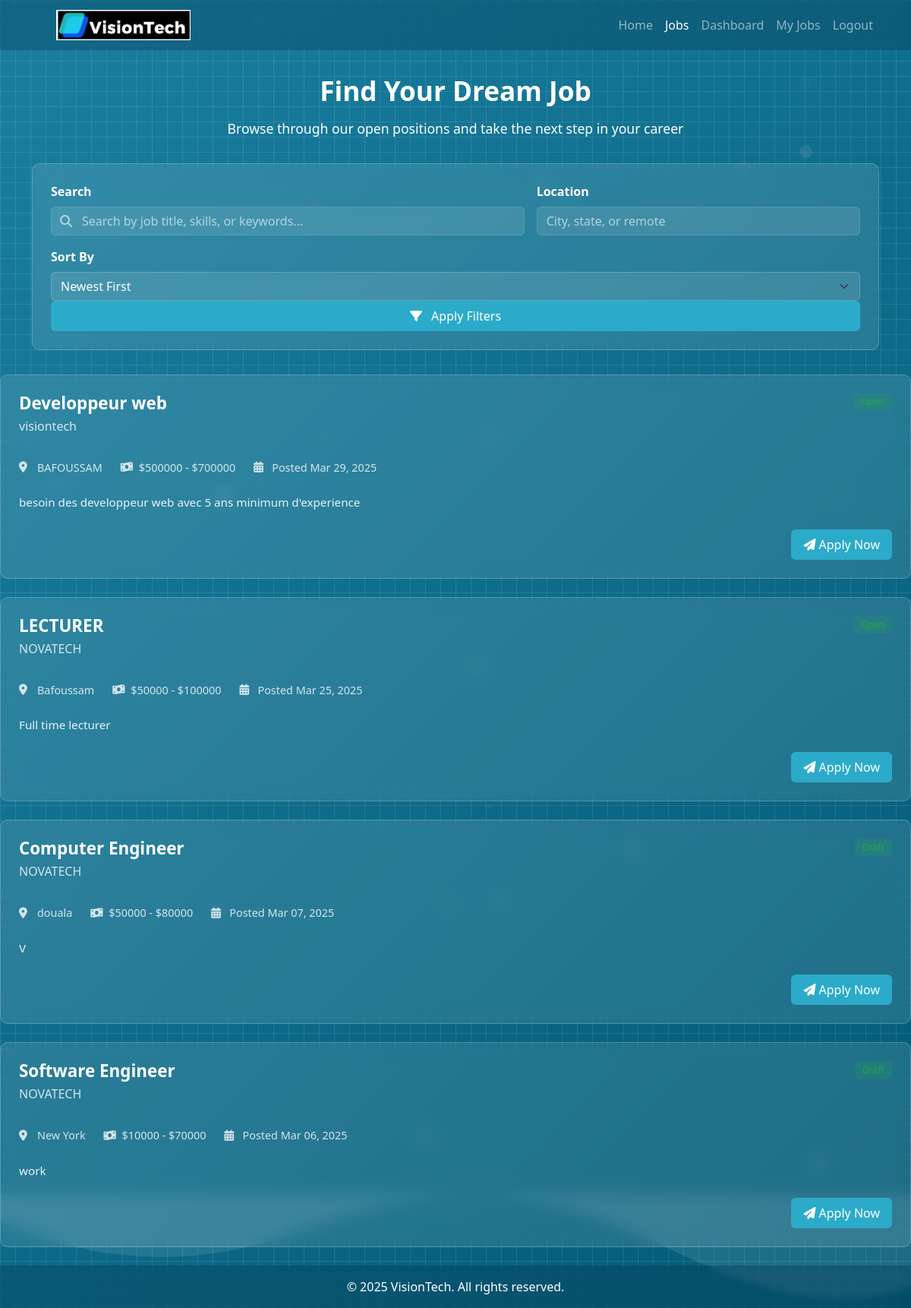
/jobs/list/ (signed in), run on the app's committed database.
### jobs/models.py (models this page shows, shortened)
class Job(models.Model):
    STATUS_CHOICES = (
        ('open', 'Open'),
        ('closed', 'Closed'),
        ('draft', 'Draft'),
    )
    title = models.CharField(max_length=255)
    description = models.TextField()
    hirer = models.ForeignKey(User, on_delete=models.CASCADE, related_name='jobs')
    location = models.CharField(max_length=255)
    created_at = models.DateTimeField(auto_now_add=True)
    updated_at = models.DateTimeField(auto_now=True)
    salary_min = models.PositiveIntegerField(null=True, blank=True)
    salary_max = models.PositiveIntegerField(null=True, blank=True)
    requirements = models.TextField(blank=True)
    status = models.CharField(max_length=10, choices=STATUS_CHOICES, default='open')

### accounts/models.py (models this page shows, shortened)
class User(AbstractUser):
    USER_TYPE_CHOICES = (
        ('hirer', 'Hirer'),
        ('candidate', 'Candidate'),
    )
    user_type = models.CharField(max_length=10, choices=USER_TYPE_CHOICES)
    email = models.EmailField(unique=True)
    objects = CustomUserManager()

class HirerProfile(models.Model):
    user = models.OneToOneField(User, on_delete=models.CASCADE, related_name='hirer_profile')
    company_name = models.CharField(max_length=255)
    address = models.TextField()

### jobs/views.py (the view)
# urls.py: path('list/', views.job_list, name='job_list'),
@login_required
def job_list(request):
    search_query = request.GET.get('q', '')
    location_filter = request.GET.get('location', '')
    sort_by = request.GET.get('sort', 'newest')
    jobs = Job.objects.all()
    if search_query:
        jobs = jobs.filter(
            Q(title__icontains=search_query) |
            Q(description__icontains=search_query) |
            Q(requirements__icontains=search_query)
        )
    if location_filter:
        jobs = jobs.filter(location__icontains=location_filter)
    if sort_by == 'newest':
        jobs = jobs.order_by('-created_at')
    elif sort_by == 'oldest':
        jobs = jobs.order_by('created_at')
    elif sort_by == 'salary_high':
        jobs = jobs.order_by('-salary_max', '-salary_min')
    elif sort_by == 'salary_low':
        jobs = jobs.order_by('salary_min', 'salary_max')
    return render(request, 'job_list.html', {'jobs': jobs})

### Templates/job_list.html (shortened to what this page needs)
<!DOCTYPE html>
<html lang="en">
<head>
    {% load static %}
    <link href="https://cdn.jsdelivr.net/npm/bootstrap@5.3.0/dist/css/bootstrap.min.css" rel="stylesheet">
    <link href="https://cdnjs.cloudflare.com/ajax/libs/font-awesome/6.4.0/css/all.min.css" rel="stylesheet">
</head>
<body>
    <div class="grid-background"></div>
    <div class="dots" id="dots"></div>
    <nav class="navbar navbar-expand-lg navbar-dark">
        <div class="container">
            <a class="navbar-brand" href="{% url 'home' %}">
                <div class="d-flex align-items-center">
                     <a class="navbar-brand" href="{% url 'home' %}">
                <img src="{% static 'image/logoVisionTech.jpg' %}" alt="LogoVisionTech">
            </a>
                </div>
            </a>
            <div class="collapse navbar-collapse" id="navbarNav">
                <ul class="navbar-nav ms-auto">
                    <li class="nav-item">
                        <a class="nav-link" href="{% url 'home' %}">Home</a>
                    </li>
                    <li class="nav-item">
                        <a class="nav-link active" href="{% url 'job_list' %}">Jobs</a>
                    </li>
                    {% if user.is_authenticated %}
                        {% if user.user_type == 'candidate' %}
                        <li class="nav-item">
                            <a class="nav-link" href="{% url 'candidate_dashboard' %}">Dashboard</a>
                        </li>
                        <li class="nav-item">
                            <a class="nav-link" href="{% url 'candidate_applications' %}">My Applications</a>
                        </li>
                        {% elif user.user_type == 'hirer' %}
                        <li class="nav-item">
                            <a class="nav-link" href="{% url 'hirer_dashboard' %}">Dashboard</a>
                        </li>
                        <li class="nav-item">
                            <a class="nav-link" href="{% url 'hirer_jobs' %}">My Jobs</a>
                        </li>
                        {% endif %}
                        <li class="nav-item">
                            <a class="nav-link" href="{% url 'logout' %}">Logout</a>
                        </li>
                    {% endif %}
                </ul>
            </div>
        </div>
    </nav>
    <div class="container mt-4">
        <h1 class="heading">Find Your Dream Job</h1>
        <p class="subheading">Browse through our open positions and take the next step in your career</p>
        <div class="filters-container">
            <form method="get" action="{% url 'job_list' %}">
                <div class="filter-row">
                    <div class="filter-group search-container">
                        <label for="search" class="filter-label">Search</label>
                        <div class="position-relative">
                            <span class="search-icon">
                                <i class="fas fa-search"></i>
                            </span>
                            <input type="text" class="form-control search-input" id="search" name="q" placeholder="Search by job title, skills, or keywords..." value="{{ search_query }}">
                        </div>
                    </div>
                    <div class="filter-group">
                        <label for="location" class="filter-label">Location</label>
                        <input type="text" class="form-control" id="location" name="location" placeholder="City, state, or remote" value="{{ location_filter }}">
                    </div>
                </div>
                    <div class="filter-group">
                        <label for="sort" class="filter-label">Sort By</label>
                        <select class="form-select" id="sort" name="sort">
                            <option value="newest" {% if sort_by == 'newest' or not sort_by %}selected{% endif %}>Newest First</option>
                        </select>
                    </div>
                    <div class="filter-group d-flex align-items-end">
                        <button type="submit" class="btn btn-primary w-100">
                            <i class="fas fa-filter me-2"></i> Apply Filters
                        </button>
                    </div>
                </div>
        </div>
        {% if jobs %}
            <div class="job-listings">
                {% for job in jobs %}
                <div class="job-card">
                    <div class="job-header">
                        <div>
                            <h2 class="job-title">{{ job.title }}</h2>
                            <p class="company-name">{{ job.hirer.hirer_profile.company_name }}</p>
                        </div>
                        {% if job.status %}
                        <span class="badge badge-open">{{ job.status|title }}</span>
                        {% endif %}
                    </div>
                    <div class="job-details">
                        <div class="job-detail">
                            <i class="fas fa-map-marker-alt"></i>
                            <span>{{ job.location }}</span>
                        </div>
                        {% if job.salary_min or job.salary_max %}
                        <div class="job-detail">
                            <i class="fas fa-money-bill-wave"></i>
                            <span>
                                {% if job.salary_min and job.salary_max %}
                                    ${{ job.salary_min|floatformat:0 }} - ${{ job.salary_max|floatformat:0 }}
                                {% elif job.salary_min %}
                                    From ${{ job.salary_min|floatformat:0 }}
                                {% elif job.salary_max %}
                                    Up to ${{ job.salary_max|floatformat:0 }}
                                {% endif %}
                            </span>
                        </div>
                        {% endif %}
                        <div class="job-detail">
                            <i class="fas fa-calendar-alt"></i>
                            <span>Posted {{ job.created_at|date:"M d, Y" }}</span>
                        </div>
                    </div>
                    <div class="job-description">
                        {{ job.description|truncatewords:30 }}
                    </div>
                    <div class="job-actions">
                        {% if user.is_authenticated and user.user_type == 'candidate' %}
                            {% if job.id in applied_jobs %}
                            <button class="btn btn-outline-light" disabled>
                                <i class="fas fa-check-circle"></i> Applied
                            </button>
                            {% else %}
                            <a href="{% url 'apply_for_job' job.id %}" class="btn btn-primary">
                                <i class="fas fa-paper-plane"></i> Apply Now
                            </a>
                            {% endif %}
                        {% else %}
                            <a href="{% url 'login' %}?next={% url 'apply_job' job.id %}" class="btn btn-primary">
                                <i class="fas fa-paper-plane"></i> Apply Now
                            </a>
                        {% endif %}
                    </div>
                </div>
                {% endfor %}
            </div>
        {% endif %}
    <div class="wave-container">
    </div>
    <footer class="footer mt-auto py-3">
        <div class="container text-center">
            <p class="mb-0">&copy; 2025 VisionTech. All rights reserved.</p>
        </div>
    </footer>
</body>
</html>

### Templates/job_list.html (style rules this page uses)
:root { --primary-color: #1a7fa0; --secondary-color: #035a76; --accent-color: #2babc9; --text-color: #ffffff; --card-bg-color: rgba(255, 255, 255, 0.1); --card-border-color: rgba(255, 255, 255, 0.2); --success-color: #28a745; --warning-color: #ffc107; --danger-color: #dc3545; --info-color: #17a2b8; }
body { font-family: 'Segoe UI', Tahoma, Geneva, Verdana, sans-serif; background: linear-gradient(135deg, var(--primary-color), var(--secondary-color)); color: var(--text-color); min-height: 100vh; position: relative; overflow-x: hidden; }
.grid-background { background-image: linear-gradient(rgba(255, 255, 255, 0.1) 1px, transparent 1px), linear-gradient(90deg, rgba(255, 255, 255, 0.1) 1px, transparent 1px); background-size: 20px 20px; position: fixed; top: 0; left: 0; right: 0; bottom: 0; z-index: -1; }
.dots { position: fixed; width: 100%; height: 100%; z-index: -1; }
.navbar { background-color: rgba(0, 48, 73, 0.3); backdrop-filter: blur(5px); }
.navbar-brand img { height: 40px; }
.heading { font-size: 2.2rem; font-weight: 700; text-align: center; margin-top: 2rem; margin-bottom: 1rem; padding: 0 1rem; }
.subheading { font-size: 1.1rem; text-align: center; margin-bottom: 2rem; padding: 0 1rem; }
.job-card { background-color: var(--card-bg-color); backdrop-filter: blur(10px); border: 1px solid var(--card-border-color); border-radius: 10px; padding: 1.5rem; margin-bottom: 1.5rem; transition: all 0.3s ease; }
.job-header { display: flex; justify-content: space-between; align-items: flex-start; margin-bottom: 1rem; }
.job-title { font-size: 1.4rem; font-weight: 600; margin-bottom: 0.25rem; }
.company-name { font-size: 1rem; color: rgba(255, 255, 255, 0.8); margin-bottom: 1rem; }
.badge { padding: 0.35rem 0.65rem; font-weight: normal; }
.badge-open { background-color: rgba(40, 167, 69, 0.2); color: var(--success-color); }
.job-details { display: flex; flex-wrap: wrap; margin-bottom: 1rem; }
.job-detail { margin-right: 1.5rem; margin-bottom: 0.5rem; display: flex; align-items: center; font-size: 0.9rem; color: rgba(255, 255, 255, 0.8); }
.job-detail i { margin-right: 0.5rem; width: 16px; }
.job-description { font-size: 0.95rem; color: rgba(255, 255, 255, 0.9); margin-bottom: 1.5rem; overflow: hidden; display: -webkit-box; -webkit-line-clamp: 3; -webkit-box-orient: vertical; }
.job-actions { display: flex; justify-content: flex-end; }
.btn-primary { background-color: var(--accent-color); border: none; padding: 0.5rem 1rem; font-weight: 500; transition: all 0.3s ease; }
.filters-container { background-color: var(--card-bg-color); backdrop-filter: blur(10px); border: 1px solid var(--card-border-color); border-radius: 10px; padding: 1.5rem; margin-bottom: 2rem; }
.filter-row { display: flex; flex-wrap: wrap; gap: 1rem; margin-bottom: 1rem; }
.filter-group { flex-grow: 1; min-width: 200px; }
.filter-label { font-weight: 600; margin-bottom: 0.5rem; display: block; }
.form-control, .form-select { background-color: rgba(255, 255, 255, 0.1); border: 1px solid rgba(255, 255, 255, 0.2); color: white; }
.form-control::placeholder { color: rgba(255, 255, 255, 0.6); }
.form-select option { background-color: var(--primary-color); color: white; }
.search-container { position: relative; flex-grow: 2; }
.search-icon { position: absolute; left: 0.75rem; top: 50%; transform: translateY(-50%); color: rgba(255, 255, 255, 0.6); }
.search-input { padding-left: 2.5rem; }
.wave-container { position: absolute; bottom: 0; left: 0; width: 100%; overflow: hidden; line-height: 0; z-index: -1; }
.wave-container svg { position: relative; display: block; width: calc(100% + 1.3px); height: 150px; }
.footer { background-color: rgba(0, 48, 73, 0.3); backdrop-filter: blur(5px); color: white; padding: 1rem 0; margin-top: 3rem; }

### data on the page
Job: title "Developpeur web", hirer.hirer_profile.company_name "visiontech", location "BAFOUSSAM", salary_min "500000", salary_max "700000", created_at "Mar 29, 2025", description "besoin des developpeur web avec 5 ans minimum d'experience"
Job: title "LECTURER", hirer.hirer_profile.company_name "NOVATECH", location "Bafoussam", salary_min "50000", salary_max "100000", created_at "Mar 25, 2025", description "Full time lecturer"
Job: title "Computer Engineer", hirer.hirer_profile.company_name "NOVATECH", status "Draft", location "douala", salary_min "50000", salary_max "80000", created_at "Mar 07, 2025", description "V"
Job: title "Software Engineer", hirer.hirer_profile.company_name "NOVATECH", status "Draft", location "New York", salary_min "10000", salary_max "70000", created_at "Mar 06, 2025", description "work"
